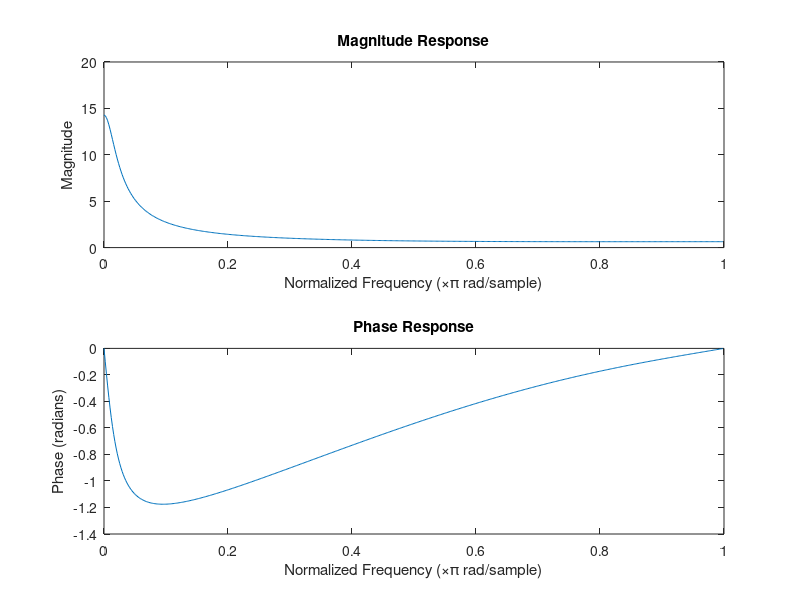

MATLAB code for this plot:
% Define the poles
zp1 = 0.75;
zp2 = 0.180;

% Create the filter coefficients (numerator) from the poles
b = [1]; % For example, if you're just interested in the poles, the numerator coefficients are 1

% Create the denominator coefficients using the poles
a = [1, -zp1, -zp2];

% Frequency response calculation
[H, W] = freqz(b, a);

% Plot the magnitude response
subplot(2,1,1);
plot(W/pi, abs(H));
title('Magnitude Response');
xlabel('Normalized Frequency (\times\pi rad/sample)');
ylabel('Magnitude');

% Plot the phase response
subplot(2,1,2);
plot(W/pi, angle(H));
title('Phase Response');
xlabel('Normalized Frequency (\times\pi rad/sample)');
ylabel('Phase (radians)');